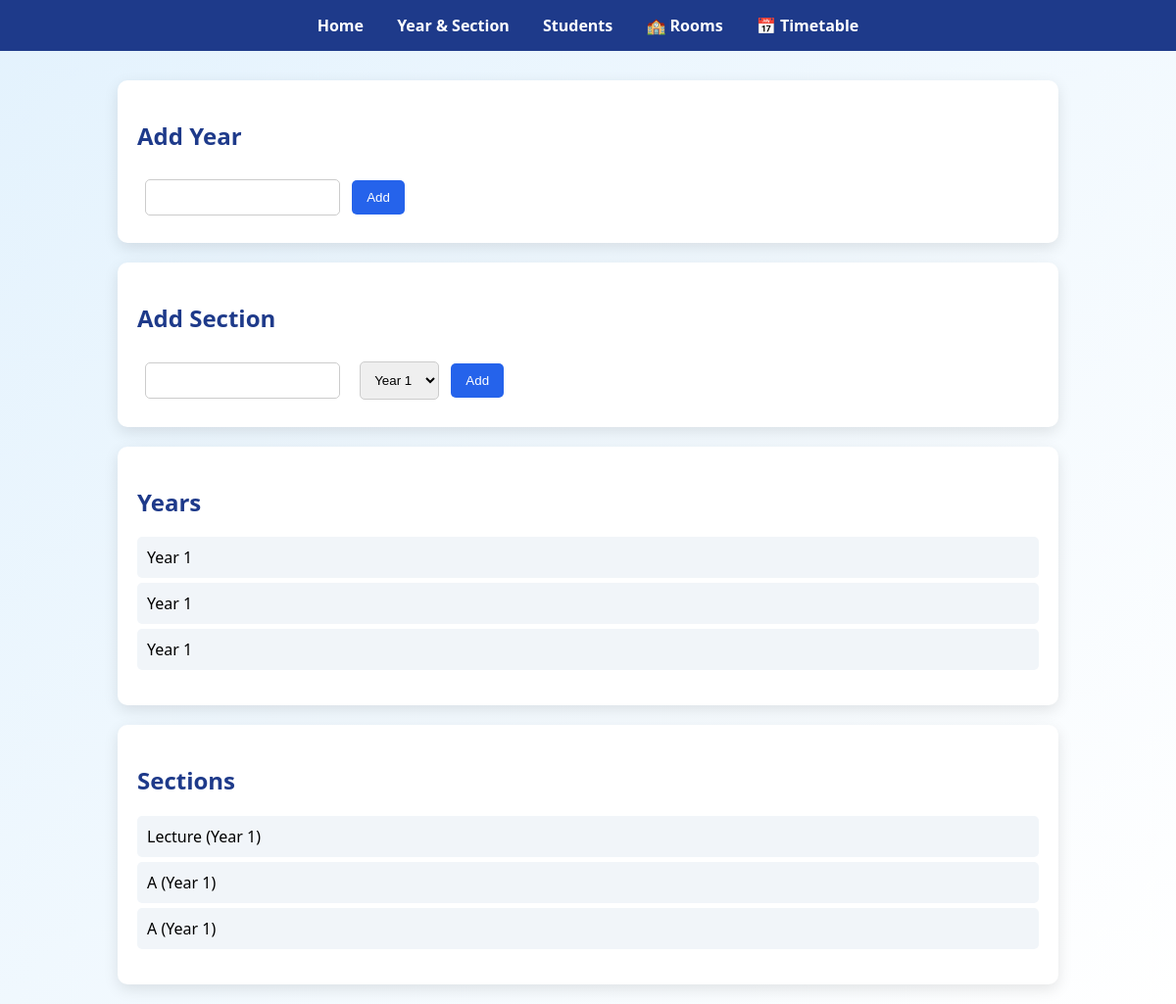
/manage, run on the app's committed database.
### app/models.py (models this page shows, shortened)
class Year(db.Model):
    __tablename__ = 'years'
    id = db.Column(db.Integer, primary_key=True)
    year_number = db.Column(db.Integer, nullable=False)

class Section(db.Model):
    __tablename__ = 'sections'
    id = db.Column(db.Integer, primary_key=True)
    section_name = db.Column(db.String(10), nullable=False)
    year_id = db.Column(db.Integer, db.ForeignKey('years.id'))

### app/routes.py (the view)
@main.route("/manage")
def manage():
    years = Year.query.all()
    sections = Section.query.all()
    return render_template("manage.html", years=years, sections=sections)

### templates/manage.html
{% extends "base.html" %}
{% block content %}
<div class="card">
    <h2>Add Year</h2>
    <form action="/add_year" method="POST">
        <input type="number" name="year_number" required>
        <button>Add</button>
    </form>
</div>
<div class="card">
    <h2>Add Section</h2>
    <form action="/add_section" method="POST">
        <input type="text" name="section_name" required>
        <select name="year_id">
            {% for year in years %}
            <option value="{{ year.id }}">Year {{ year.year_number }}</option>
            {% endfor %}
        </select>
        <button>Add</button>
    </form>
</div>
<div class="card">
    <h2>Years</h2>
    <ul>
        {% for year in years %}
        <li>Year {{ year.year_number }}</li>
        {% endfor %}
    </ul>
</div>
<div class="card">
    <h2>Sections</h2>
    <ul>
        {% for section in sections %}
        <li>{{ section.section_name }} (Year {{ section.year_id }})</li>
        {% endfor %}
    </ul>
</div>
{% endblock %}

### static/style.css (style rules this page uses)
body { margin: 0; font-family: 'Segoe UI', sans-serif; background: linear-gradient(135deg, #e3f2fd, #ffffff); }
.card { background: white; padding: 20px; margin-bottom: 20px; border-radius: 10px; box-shadow: 0px 5px 15px rgba(0,0,0,0.1); transition: 0.3s; }
h1, h2 { color: #1e3a8a; }
input, select { padding: 10px; margin: 8px; border-radius: 5px; border: 1px solid #ccc; }
button { padding: 10px 15px; border: none; background: #2563eb; color: white; border-radius: 5px; cursor: pointer; transition: 0.3s; }
ul { list-style: none; padding: 0; }
li { background: #f1f5f9; padding: 10px; margin: 5px 0; border-radius: 5px; transition: 0.3s; }

### data on the page
Year: year_number "1"
Year: year_number "1"
Year: year_number "1"
Section: section_name "Lecture", year_id "1"
Section: section_name "A", year_id "1"
Section: section_name "A", year_id "1"
